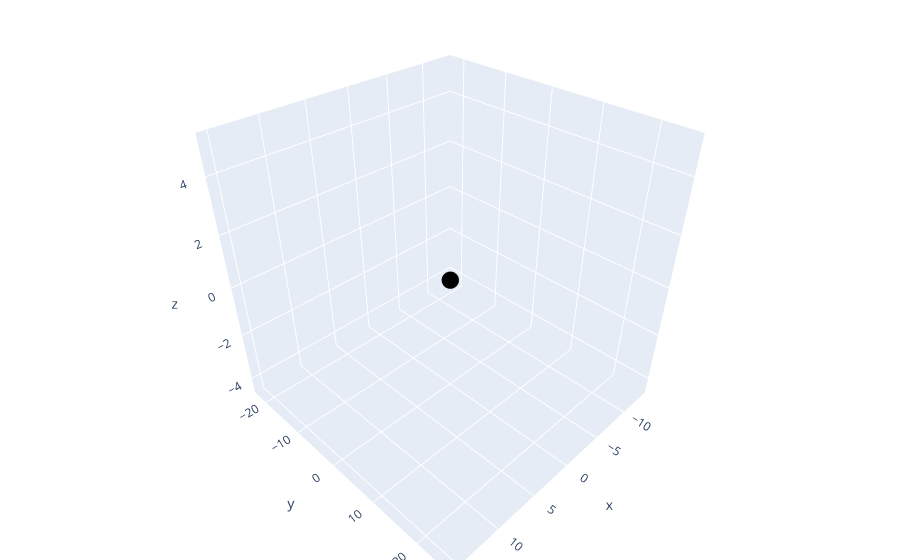

Here is the notebook cell this chart was saved with:
### Code cell
import plotly.graph_objects as go
import pprint

v1 = np.array([3, 5, 1])
v2 = np.array([1.5, 2.5, 0.5])
V = []
scalars1 = []
scalars2 = []

for i in range(0, 100):
    scalars1.append(random.uniform(-4, 4))
    scalars2.append(random.uniform(-4, 4))
    
for s1, s2 in zip(scalars1, scalars2):
    V.append(s1*v1 + s2*v2)
    
print("min x:", min(V[0]))
print("min y:", min(V[1]))
print("min z:", min(V[2]))
V = np.array(V)
print(np.shape(V))
# draw the dots in the plane
fig = go.Figure( data=[go.Scatter3d(x=V[:,0], y=V[:,1], z=V[:,2], 
                                    mode='markers', marker=dict(size=6,color='black') )])

fig.update_layout(margin=dict(l=0,r=0,b=0,t=0))
fig.show()
